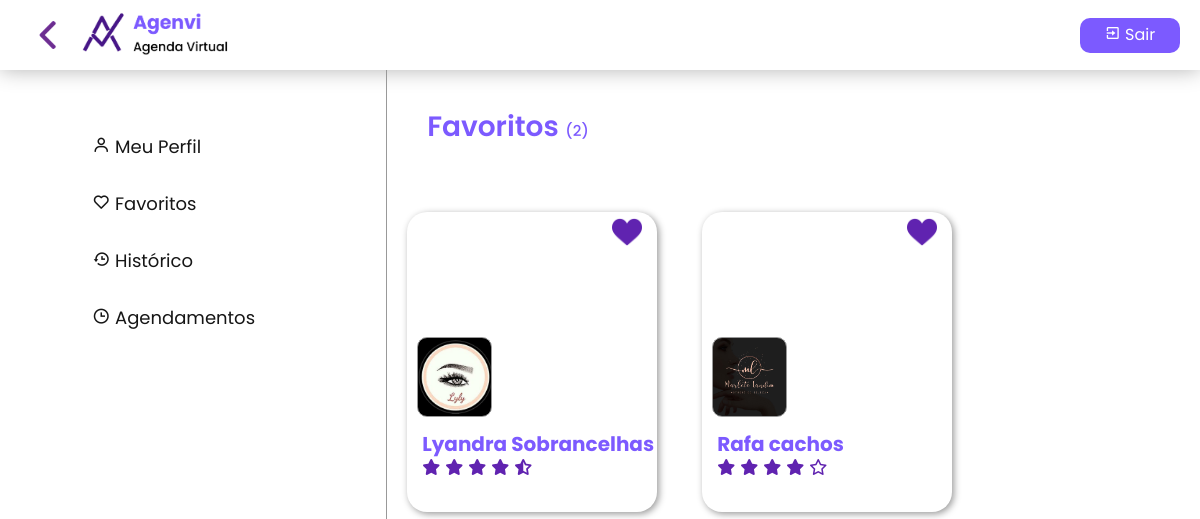
The page /php/favoritos.php (signed in) on the database its author committed.
### tables this page shows
CREATE TABLE `cliente` (
  `idcliente` int(11) NOT NULL,
  `nome_cliente` varchar(40) DEFAULT NULL,
  `genero` enum('F','M','NI') DEFAULT NULL,
  `data_nasc` date DEFAULT NULL,
  `cep` varchar(9) NOT NULL,
  `telefone` varchar(15) NOT NULL,
  `email` varchar(50) NOT NULL,
  `senha` text NOT NULL,
  `foto_perfil` varchar(50) NOT NULL,
  `foto_back` varchar(50) NOT NULL
);

CREATE TABLE `empresa` (
  `idempresa` int(11) NOT NULL,
  `nivel` enum('1','2','3') NOT NULL,
  `nome` varchar(20) DEFAULT NULL,
  `nome_fantasia` varchar(20) DEFAULT NULL,
  `tipo` enum('barbearia','advocacia','clinica','salaobeleza') NOT NULL,
  `CNPJ_CPF` varchar(20) DEFAULT NULL,
  `telefone` varchar(15) DEFAULT NULL,
  `cep` varchar(12) NOT NULL,
  `numero` varchar(10) NOT NULL,
  `email` varchar(50) DEFAULT NULL,
  `senha` varchar(100) DEFAULT NULL,
  `foto_empresa` varchar(50) DEFAULT NULL,
  `foto_amb1` varchar(50) NOT NULL,
  `foto_amb2` varchar(50) NOT NULL,
  `foto_amb3` varchar(50) NOT NULL,
  `foto_amb4` varchar(50) NOT NULL,
  `foto_amb5` varchar(50) NOT NULL,
  `foto_amb6` varchar(50) NOT NULL,
  `complemento` text NOT NULL,
  `data_inicio` date NOT NULL
);

### php/favoritos.php (the view, shortened to what this page needs)
<?php
include('includes/logar-sistema.php');
$idcliente = $_SESSION['idcliente'];
$sql = "SELECT
c.idcliente,
e.idempresa,
e.nome,
e.nome_fantasia,
e.foto_empresa,
e.foto_amb1,
1 AS is_favorited,
COALESCE(AVG(a.estrelas), 0) AS media_estrelas,
COUNT(a.idavaliacao) AS total_avaliacoes,
l.cidade
FROM favoritos f
inner JOIN cliente c on f.idcliente = c.idcliente
INNER JOIN empresa e ON f.idempresa = e.idempresa
left JOIN  avaliacao a ON a.idempresa = e.idempresa
INNER JOIN localidade l ON l.cep = e.cep
WHERE c.idcliente = $idcliente
GROUP BY c.idcliente, e.idempresa,e.nome,e.foto_empresa,e.foto_amb1,l.cidade
;";
$stmt = $mysqli->prepare($sql);
$stmt->execute();
$result = $stmt->get_result();
?>
<!DOCTYPE html>
<html lang="en">
<head>
    <link href='https://unpkg.com/boxicons@2.0.7/css/boxicons.min.css' rel='stylesheet'>
    <link rel="stylesheet" href="https://cdnjs.cloudflare.com/ajax/libs/font-awesome/6.0.0-beta3/css/all.min.css">
    <link rel="stylesheet" href="https://cdn.jsdelivr.net/npm/bootstrap-icons@1.11.3/font/bootstrap-icons.min.css">
    <link href="https://cdn.jsdelivr.net/npm/bootstrap@5.3.3/dist/css/bootstrap.min.css" rel="stylesheet">
    <link rel="stylesheet" href="../css/favoritos.css">
</head>
<body>
    <header>
    <a href="../php/principal-cliente.php"><img class="seta" src="../img/seta-esquerda.png" alt=""><img class="logo" src="../img/logo-completona.png" alt=""></a>
    <a class="sair" href="logout.php"><i class='bx bx-exit' style='color:#ffffff'  ></i> Sair</a>
    </header>
<div class="papai">
     <?php
      include("includes/infos-perfil-cli.php")
      ?>
    <div class="central">
    <h3>Favoritos
            <?php
                $sml = "SELECT COUNT(*) AS total_favoritas
                FROM favoritos
                WHERE idcliente = $idcliente";
                $sss = $mysqli->prepare($sml);
                $sss->execute();
                $sss->bind_result($total_favoritas);
                echo "<strong class='fav'>({$total_favoritas})</strong>";
            ?></h3><br><br>
<div class="d-flex  justify-content-start flex-wrap" >
            <?php while ($row = $result->fetch_assoc()) { ?>
                <a href="agendamento.php?id=<?= htmlspecialchars($row['idempresa']); ?>">
                    <div class="pai" id="empresa-<?= $row['idempresa'] ?>">
                    <button class="favorite-button" data-idempresa="<?= $row['idempresa'] ?>">
                                    <img src="../img/<?= $row['is_favorited'] ? 'heath.png' : 'semheath.png' ?>" class="heart-icon" />
                                </button>
                            <?php
                            $foto_amb1_path = 'arquivos/' . htmlspecialchars($row['foto_amb1']);
                            echo "<div class='filho' style='background-image: url($foto_amb1_path); background-size: cover;'></div>";
                            ?>
                             <?php
                          $foto_amb2_path = 'arquivos/' . htmlspecialchars($row['foto_empresa']);
                          echo "<div class='filho2' style='background-image: url($foto_amb2_path); background-size: cover;'></div>";
                        ?>
                                <h5 style="color: #7C5AFF;   font-weight: bold;"><?= htmlspecialchars($row['nome_fantasia']) ?></h5>
                                <div class="star-rating">
                                    <?php
                                    $fullStars = floor($row['media_estrelas']);
                                    $halfStar = ($row['media_estrelas'] - $fullStars) >= 0.5;
                                    $emptyStars = 5 - $fullStars - ($halfStar ? 1 : 0);
                                    for ($i = 0; $i < $fullStars; $i++) {
                                        echo '<i class="fas fa-star"></i>';
                                    }
                                    if ($halfStar) {
                                        echo '<i class="fas fa-star-half-alt"></i>';
                                    }
                                    for ($i = 0; $i < $emptyStars; $i++) {
                                        echo '<i class="far fa-star"></i>';
                                    }
                                    ?>
                                </div>
                        </div>
                    </a>
                    <?php } ?>
                </div>
</div>
    </div>
</body>
</html>

### css/favoritos.css (style rules this page uses)
* { margin: 0; padding: 0; box-sizing: border-box; font-family: "Poppins", sans-serif; }
:root { --c01:#fff; --c02:#E9E3FF; --c03:#999999; --c04:#161616; --c05:#000; --c06:#B583F5; --c07:#7C5AFF; --c08:#6023B0; --c09:#471687; }
.papai { display: flex; height: 90vh; }
.sair { text-align: center; width: 100px; background-color: var(--c07); height: 35px; border: none; color: var(--c01); border-radius: 10px; text-decoration: none; padding: 5px; }
.fav { font-weight: 500; font-size: 15px; }
h3 { color: var(--c07); margin: 40px; font-weight: 600; }
header { padding: 20px; height:70px; display: flex; justify-content: space-between; align-items:center; gap:10px; box-shadow: 0px 0px 20px 0px rgba(0, 0, 0, 0.3); }
.seta { width:60px; }
.logo { width: 150px; }
.filho2 { z-index: 1; margin-top: -60px; border: 1px solid var(--c03); border-radius: 10px; margin-left: 10px; margin-bottom: 20px; background-position: center; width:30%; height: 35%; }
.pai { width: 250px; height: 300px; border-radius: 20px; display: flex; flex-direction: column; margin: 20px; margin-right: 25px; gap: 15px; box-shadow: 2px 2px 7px var(--c03); padding-bottom: 20px; }
.filho { border-radius: 20px 20px 0px 0px; background-size: cover; filter: brightness(80%); width: 100%; height: 75%; }
h3 { margin: 40px 0px 0px 40px; }
body { font-family: Arial, sans-serif; }
.central a { text-decoration: none; }
.central { width: 70%; }
.favorite-button img.heart-icon { width: 30px; height: 30px; transition: transform 0.1s ease; }
.favorite-button { margin-bottom: -55px; margin-left: 80%; padding: 5px; z-index: 2; background: none; border: none; cursor: pointer; outline: none; display: flex; align-items: center; }
.heart-icon { width: 30px; height: 30px; transition: transform 0.1s ease; }
.star-rating { height: 40px; margin-top: -20px; border-radius: 10px; color: white; margin-left: 10px; width: 120px; display: flex; flex-direction: row; justify-content: space-evenly; }
h5 { margin-top: -20px; margin-left: 15px; }
.star-rating .fas { color: var(--c08); }
.star-rating .far { color:var(--c08); }
.justify-content-start { width: 100%; }

### rows shown on the page
cliente: empresa.foto_empresa (picture), empresa.nome_fantasia "Lyandra Sobrancelhas", empresa.nome_fantasia "Rafa cachos"

### other values the page prints
$total_favoritas "2"
